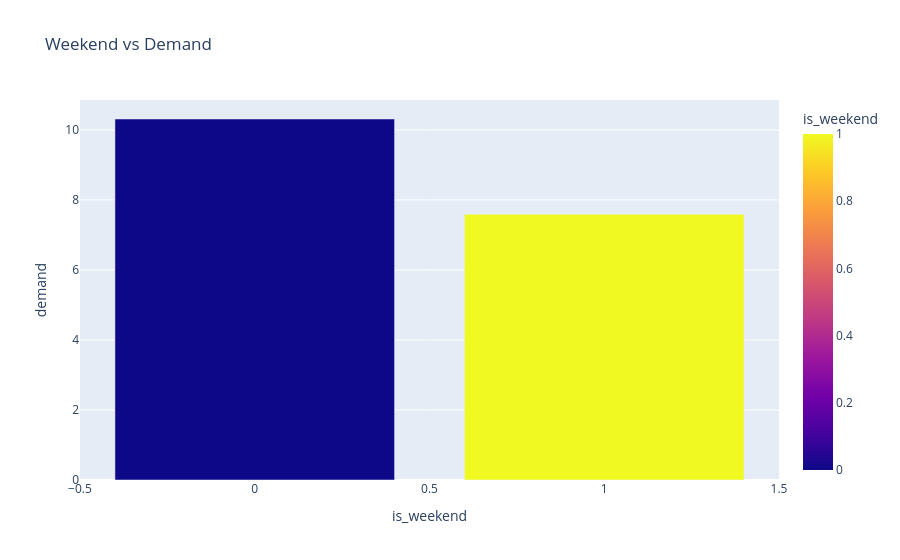

Notebook code cell kept with this figure:
### Code cell
#WEEKEND VS DEMAND
week_df = df.groupby("is_weekend")["demand"].mean().reset_index()

fig = px.bar(week_df,
            x="is_weekend",
            y="demand",
            color="is_weekend",
            title="Weekend vs Demand",
            color_discrete_sequence=["#FFA15A", "#19D3F3"])

fig.show()

### Figure 1 — Plotly figure (JSON) as saved in the notebook; plotly's stock layout.template omitted (floating-point values rounded to 4 significant figures)
{"data": [{"hovertemplate": "is_weekend=%{marker.color}<br>demand=%{y}<extra></extra>", "legendgroup": "", "marker": {"color": [0, 1], "coloraxis": "coloraxis", "pattern": {"shape": ""}}, "name": "", "orientation": "v", "showlegend": false, "textposition": "auto", "type": "bar", "x": [0, 1], "xaxis": "x", "y": [10.31, 7.591], "yaxis": "y"}], "layout": {"barmode": "relative", "coloraxis": {"colorbar": {"title": {"text": "is_weekend"}}, "colorscale": [[0, "#0d0887"], [0.1111, "#46039f"], [0.2222, "#7201a8"], [0.3333, "#9c179e"], [0.4444, "#bd3786"], [0.5556, "#d8576b"], [0.6667, "#ed7953"], [0.7778, "#fb9f3a"], [0.8889, "#fdca26"], [1, "#f0f921"]]}, "legend": {"tracegroupgap": 0}, "title": {"text": "Weekend vs Demand"}, "xaxis": {"anchor": "y", "domain": [0, 1], "title": {"text": "is_weekend"}}, "yaxis": {"anchor": "x", "domain": [0, 1], "title": {"text": "demand"}}}}
